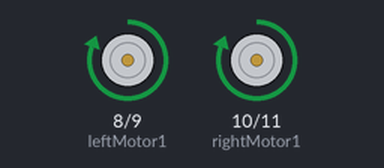
Bench run of a sketch on a simulated Arduino Uno, built with avr-gcc and run on an emulated ATmega328P. Parts: motor-driver pin pairs drawn as motors (green arrow = first pin HIGH = forward, orange = second pin HIGH = backward, longer = more drive).

Above: at 2.0 s.
At 4.2 s:
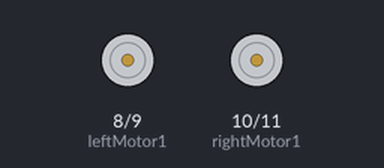
At 5.1 s:
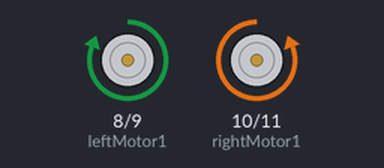
Timing chart, 0 to 8.2 s (numbered marks = the images above):
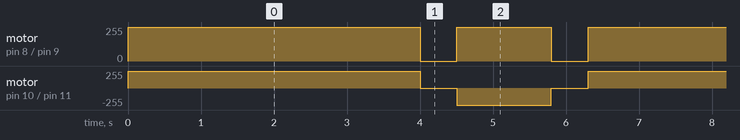

The sketch:

rectangle.ino
```cpp
// the pins that I used in the circuit diagram, Tynan feel free to change these
const int leftMotor1 = 8;
const int leftMotor2 = 9;
const int rightMotor1 = 10;
const int rightMotor2 = 11;

void setup() {
  pinMode(leftMotor1, OUTPUT);
  pinMode(leftMotor2, OUTPUT);
  pinMode(rightMotor1, OUTPUT);
  pinMode(rightMotor2, OUTPUT);
}

// these are the functions we need for the rectangle I think
// but we should eventually add a backwards function for the maze which would be really simple
// Tynan and Sam if the turns are incorrect feel free to just swap the High and Low values and make adjustments where you reckon its needed
void forward() {
  digitalWrite(leftMotor1, HIGH);
  digitalWrite(leftMotor2, LOW);
  digitalWrite(rightMotor1, HIGH);
  digitalWrite(rightMotor2, LOW);
}

void stopMotors() {
  digitalWrite(leftMotor1, LOW);
  digitalWrite(leftMotor2, LOW);
  digitalWrite(rightMotor1, LOW);
  digitalWrite(rightMotor2, LOW);
}

void turnRight() {
  // left motor moves forward
  digitalWrite(leftMotor1, HIGH);
  digitalWrite(leftMotor2, LOW);
  // right motor moves back
  digitalWrite(rightMotor1, LOW);
  digitalWrite(rightMotor2, HIGH);
}

void turnRight90() {
    turnRight();
    delay(1300); // we will need to figure out whether this is actually enough for 90'
    stopMotors();
}

void turnLeft() {
  // left motor moves back
  digitalWrite(leftMotor1, LOW);
  digitalWrite(leftMotor2, HIGH);
  // right motor move forward
  digitalWrite(rightMotor1, HIGH);
  digitalWrite(rightMotor2, LOW);
}

void turnLeft90() {

}

// the rectangle bit
void loop() {

  for(int i = 0; i < 4; i++) {
    forward();
    delay(4000); // depending on how far we need each side to be adjust this

    stopMotors();
    delay(500); // I think the stops would be good just in case we overshoot the turns

    turnRight90();

    delay(500);
  }
  stopMotors();
}
```

Measured:
- by itself, motor on pin 8 (leftMotor1) / pin 9 (leftMotor2): repeats every 6.3 s: stopped 0.50 s, forward 255/255 1.3 s, stopped 0.50 s, forward 255/255 4.0 s
- by itself, motor on pin 10 (rightMotor1) / pin 11 (rightMotor2): repeats every 6.3 s: stopped 0.50 s, backward 255/255 1.3 s, stopped 0.50 s, forward 255/255 4.0 s
